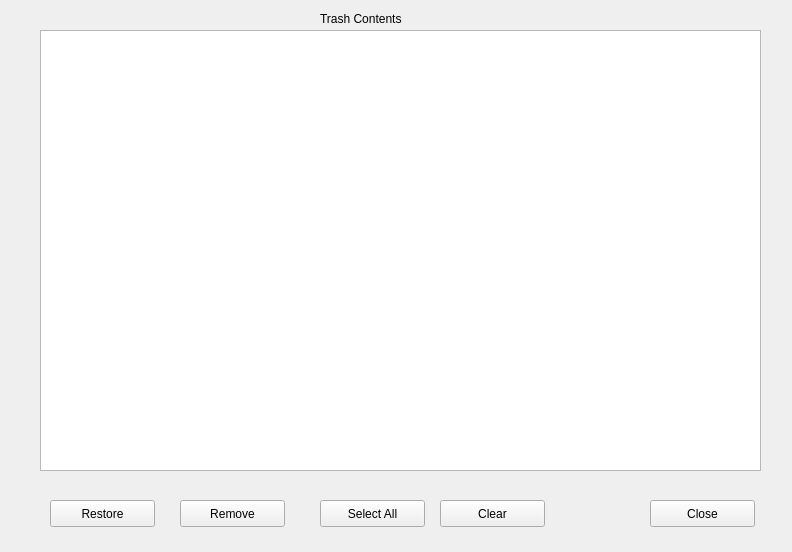
<ui version="4.0" >
 <author>Amithash Prasad</author>
 <class>kTrshWindow</class>
 <widget class="QMainWindow" name="kTrshWindow" >
  <property name="geometry" >
   <rect>
    <x>0</x>
    <y>0</y>
    <width>792</width>
    <height>552</height>
   </rect>
  </property>
  <property name="windowTitle" >
   <string>ktrsh</string>
  </property>
  <widget class="QWidget" name="centralwidget" >
   <widget class="QListWidget" name="trshList" >
    <property name="geometry" >
     <rect>
      <x>40</x>
      <y>30</y>
      <width>721</width>
      <height>441</height>
     </rect>
    </property>
    <property name="editTriggers" >
     <set>QAbstractItemView::SelectedClicked</set>
    </property>
    <property name="selectionMode" >
     <enum>QAbstractItemView::MultiSelection</enum>
    </property>
    <property name="resizeMode" >
     <enum>QListView::Adjust</enum>
    </property>
    <property name="viewMode" >
     <enum>QListView::ListMode</enum>
    </property>
    <property name="batchSize" >
     <number>100</number>
    </property>
    <property name="selectionRectVisible" >
     <bool>true</bool>
    </property>
    <property name="sortingEnabled" >
     <bool>true</bool>
    </property>
   </widget>
   <widget class="QPushButton" name="pushRestore" >
    <property name="geometry" >
     <rect>
      <x>50</x>
      <y>500</y>
      <width>105</width>
      <height>27</height>
     </rect>
    </property>
    <property name="cursor" >
     <cursorShape>PointingHandCursor</cursorShape>
    </property>
    <property name="toolTip" >
     <string>Resore a selected file</string>
    </property>
    <property name="text" >
     <string>Restore</string>
    </property>
   </widget>
   <widget class="QPushButton" name="pushRemove" >
    <property name="geometry" >
     <rect>
      <x>180</x>
      <y>500</y>
      <width>105</width>
      <height>27</height>
     </rect>
    </property>
    <property name="cursor" >
     <cursorShape>PointingHandCursor</cursorShape>
    </property>
    <property name="toolTip" >
     <string>Remove a selected file.</string>
    </property>
    <property name="text" >
     <string>Remove</string>
    </property>
   </widget>
   <widget class="QPushButton" name="pushCancel" >
    <property name="geometry" >
     <rect>
      <x>650</x>
      <y>500</y>
      <width>105</width>
      <height>27</height>
     </rect>
    </property>
    <property name="cursor" >
     <cursorShape>PointingHandCursor</cursorShape>
    </property>
    <property name="toolTip" >
     <string>Cancel and get out</string>
    </property>
    <property name="text" >
     <string>Close</string>
    </property>
   </widget>
   <widget class="QLabel" name="label" >
    <property name="geometry" >
     <rect>
      <x>320</x>
      <y>10</y>
      <width>101</width>
      <height>18</height>
     </rect>
    </property>
    <property name="text" >
     <string>Trash Contents</string>
    </property>
   </widget>
   <widget class="QPushButton" name="pushSelectAll" >
    <property name="geometry" >
     <rect>
      <x>320</x>
      <y>500</y>
      <width>105</width>
      <height>27</height>
     </rect>
    </property>
    <property name="text" >
     <string>Select All</string>
    </property>
   </widget>
   <widget class="QPushButton" name="pushClear" >
    <property name="geometry" >
     <rect>
      <x>440</x>
      <y>500</y>
      <width>105</width>
      <height>27</height>
     </rect>
    </property>
    <property name="text" >
     <string>Clear</string>
    </property>
   </widget>
  </widget>
 </widget>
 <resources/>
 <connections>
  <connection>
   <sender>pushCancel</sender>
   <signal>clicked()</signal>
   <receiver>kTrshWindow</receiver>
   <slot>close()</slot>
   <hints>
    <hint type="sourcelabel" >
     <x>702</x>
     <y>539</y>
    </hint>
    <hint type="destinationlabel" >
     <x>399</x>
     <y>299</y>
    </hint>
   </hints>
  </connection>
  <connection>
   <sender>pushSelectAll</sender>
   <signal>clicked()</signal>
   <receiver>trshList</receiver>
   <slot>selectAll()</slot>
   <hints>
    <hint type="sourcelabel" >
     <x>482</x>
     <y>513</y>
    </hint>
    <hint type="destinationlabel" >
     <x>400</x>
     <y>250</y>
    </hint>
   </hints>
  </connection>
  <connection>
   <sender>pushClear</sender>
   <signal>clicked()</signal>
   <receiver>trshList</receiver>
   <slot>clearSelection()</slot>
   <hints>
    <hint type="sourcelabel" >
     <x>592</x>
     <y>513</y>
    </hint>
    <hint type="destinationlabel" >
     <x>400</x>
     <y>250</y>
    </hint>
   </hints>
  </connection>
 </connections>
</ui>
